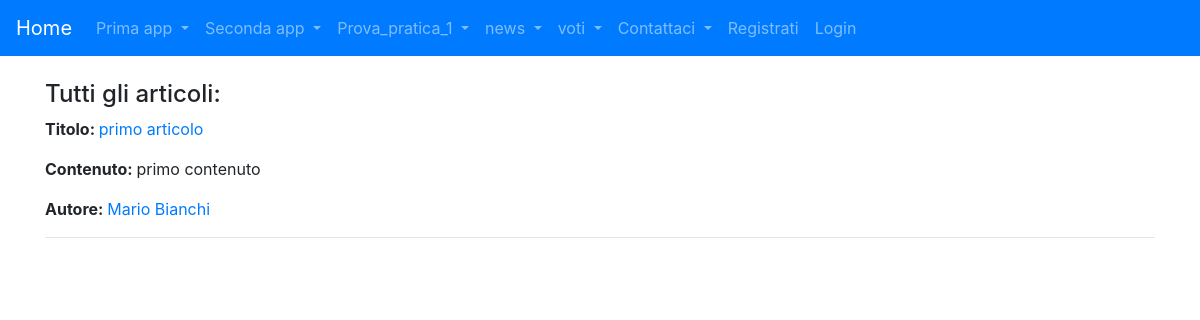
The page /news/lista_articoli on the database as committed earlier.
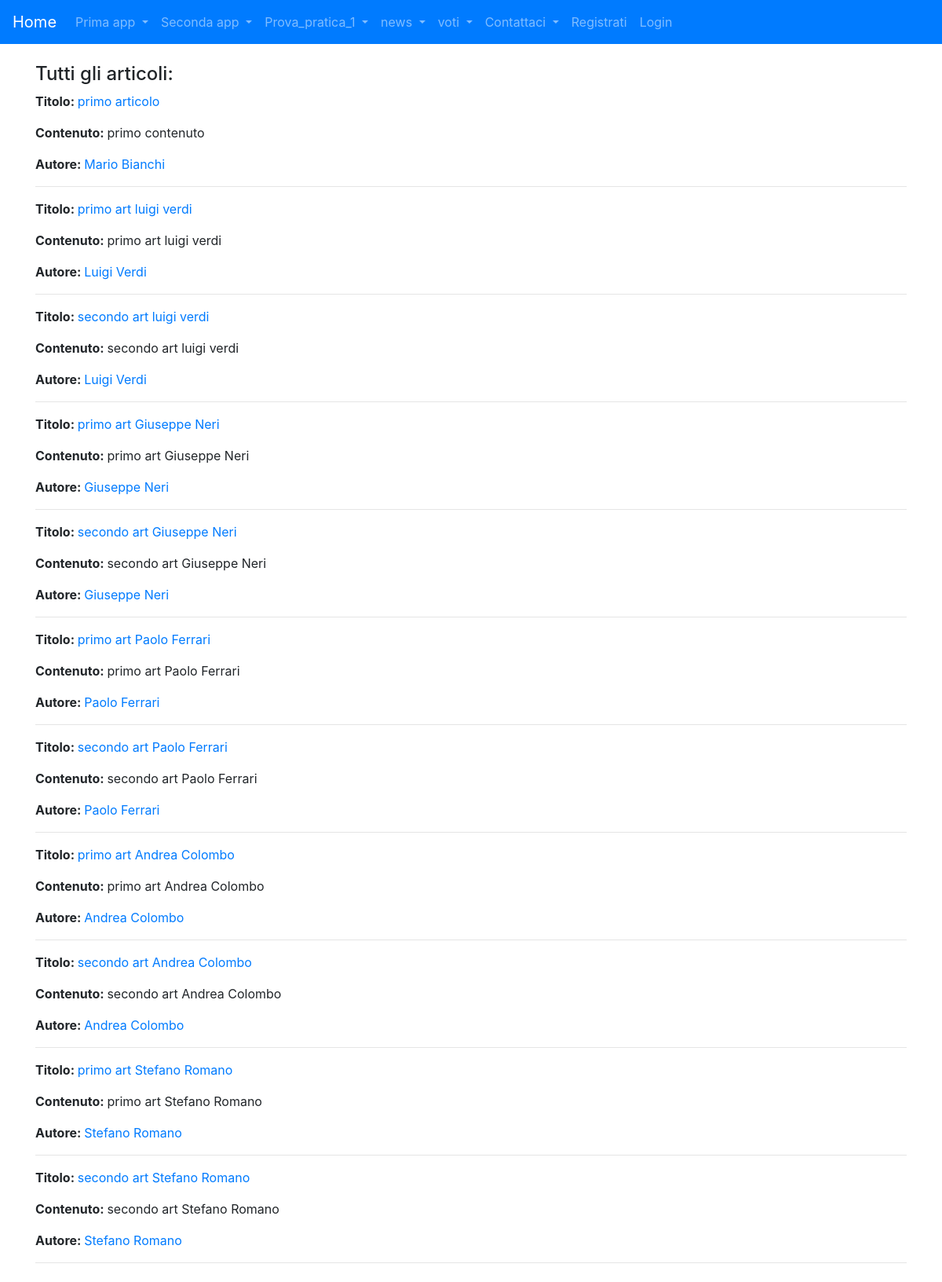
The same page on the database as committed later.
### news/models.py (models this page shows, shortened)
class Articolo(models.Model):
    titolo = models.CharField(max_length=100)
    contenuto = models.TextField()
    giornalista = models.ForeignKey(Giornalista, on_delete=models.CASCADE, related_name="articoli")
    data = models.DateField(blank=True)
    visualizzazioni = models.IntegerField(default=0,blank=True)
    class Meta:
        verbose_name = "Articolo"
        verbose_name_plural = "Articoli"

class Giornalista(models.Model):
    nome = models.CharField(max_length=20)
    cognome = models.CharField(max_length=20)
    anno_di_nascita = models.DateField(blank=True)
    def __str__(self):
        return self.nome + " " + self.cognome
    class Meta:
        verbose_name = "Giornalista"
        verbose_name_plural = "Giornalisti"

### news/views.py (the view)
# urls.py: path('lista_articoli', listaArticoli, name='lista_articoli'),
def listaArticoli(request,pk=None):
    if(pk==None):
        articoli = Articolo.objects.all()
    else:
        articoli = Articolo.objects.filter(giornalista_id=pk)
    if(pk==None):
        titolo = "Tutti gli articoli:"
    else:
        titolo = "Articoli di un giornalista:"
    context = {
        'titolo': titolo,
        'articoli': articoli
    }
    return render(request, 'news/lista_articoli.html', context)

### news/templates/news/lista_articoli.html (shortened to what this page needs)
{% extends 'base.html' %}
{% block content %} <h4>{{ titolo }}</h4>
{% for articolo in articoli %}
    <p><strong>Titolo: </strong>
         <a href={% url 'news:articolo_detail' articolo.id %}>{{ articolo.titolo }}</a>
    </p>
    <p><strong>Contenuto: </strong>
        {{ articolo.contenuto }}
    </p>
    <p><strong>Autore: </strong>
        <a href={% url 'news:giornalista_detail' articolo.giornalista.id %}>{{ articolo.giornalista }}</a>
    </p>
    <hr>
{% endfor %}
{%endblock content %}

Rows that differ between the two databases and show on the page:
added Articolo: titolo "primo art luigi verdi", contenuto "primo art luigi verdi", giornalista "Luigi Verdi"
added Articolo: titolo "secondo art luigi verdi", contenuto "secondo art luigi verdi", giornalista "Luigi Verdi"
added Articolo: titolo "primo art Giuseppe Neri", contenuto "primo art Giuseppe Neri", giornalista "Giuseppe Neri"
added Articolo: titolo "secondo art Giuseppe Neri", contenuto "secondo art Giuseppe Neri", giornalista "Giuseppe Neri"
added Articolo: titolo "primo art Paolo Ferrari", contenuto "primo art Paolo Ferrari", giornalista "Paolo Ferrari"
added Articolo: titolo "secondo art Paolo Ferrari", contenuto "secondo art Paolo Ferrari", giornalista "Paolo Ferrari"
added Articolo: titolo "primo art Andrea Colombo", contenuto "primo art Andrea Colombo", giornalista "Andrea Colombo"
added Articolo: titolo "secondo art Andrea Colombo", contenuto "secondo art Andrea Colombo", giornalista "Andrea Colombo"
added Articolo: titolo "primo art Stefano Romano", contenuto "primo art Stefano Romano", giornalista "Stefano Romano"
added Articolo: titolo "secondo art Stefano Romano", contenuto "secondo art Stefano Romano", giornalista "Stefano Romano"
